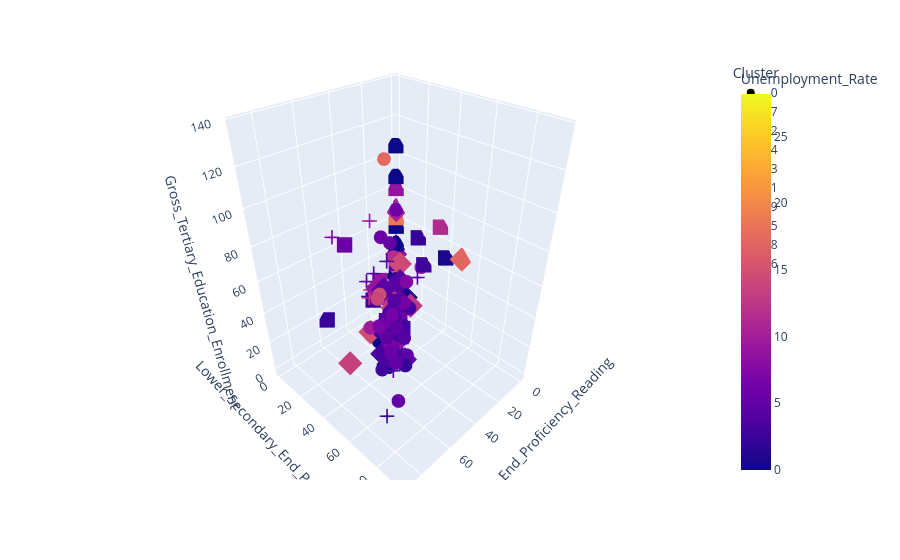

Source (notebook cell):
### Markdown cell above
The highest silhouette score occurs at k = 10, suggesting that this is the level where we will find the most distinct clustering structure.

### Code cell
# Let's evaluate the model at k = 10
kmeans_m10 = Pipeline([
    ('scaler', StandardScaler()),
    ('kmeans', KMeans(n_clusters=10, random_state=42))
])

# Fit pipeline to data
kmeans_m10.fit(features_2)

# Extract cluster assignments for each observation
labels_2 = kmeans_m10.named_steps['kmeans'].labels_

# Copy dataset for plotting
X_plot_10 = X_new.copy()

# Add cluster labels
X_plot_10['Cluster'] = labels_2

# Interactive 3D scatter plot
fig = px.scatter_3d(
    X_plot_10, x="Lower_Secondary_End_Proficiency_Reading", y="Lower_Secondary_End_Proficiency_Math", z="Gross_Tertiary_Education_Enrollment", # 3 chosen variables
    color="Unemployment_Rate", # color represents unemployment rate
    symbol='Cluster', # symbol represent cluster assignment
    hover_data=["Countries and areas"]) # hover shows which point is which Country or area
fig.show()

### Figure 1 — Plotly figure (JSON) as saved in the notebook; plotly's stock layout.template omitted (floating-point values rounded to 4 significant figures)
{"data": [{"customdata": [["Afghanistan"], ["Algeria"], ["Angola"], ["Belize"], ["Botswana"], ["Cambodia"], ["Republic of the Congo"], ["Cuba"], ["North Korea"], ["Democratic Republic of the Congo"], ["Dominican Republic"], ["Egypt"], ["El Salvador"], ["Gabon"], ["The Gambia"], ["Ghana"], ["Guyana"], ["Haiti"], ["Indonesia"], ["Iraq"], ["Jamaica"], ["Kenya"], ["Kiribati"], ["Lesotho"], ["Mongolia"], ["Namibia"], ["Nepal"], ["Nigeria"], ["Pakistan"], ["Philippines"], ["Saint Lucia"], ["S��������"], ["South Africa"], ["Sri Lanka"], ["Suriname"], ["Tajikistan"], ["East Timor"], ["Tonga"], ["Tunisia"], ["Turkmenistan"], ["Zambia"]], "hovertemplate": "Cluster=0<br>Lower_Secondary_End_Proficiency_Reading=%{x}<br>Lower_Secondary_End_Proficiency_Math=%{y}<br>Gross_Tertiary_Education_Enrollment=%{z}<br>Countries and areas=%{customdata[0]}<br>Unemployment_Rate=%{marker.color}<extra></extra>", "legendgroup": "0", "marker": {"color": [11.12, 11.7, 6.89, 6.41, 18.19, 0.68, 9.47, 1.64, 2.74, 4.24, 5.84, 10.76, 4.11, 20.0, 9.06, 4.33, 11.85, 13.78, 4.69, 12.82, 8.0, 2.64, 0.0, 23.41, 6.01, 20.27, 1.41, 8.1, 4.45, 2.15, 20.71, 13.37, 28.18, 4.2, 7.33, 11.02, 4.55, 1.12, 16.02, 3.91, 11.43], "coloraxis": "coloraxis", "symbol": "circle"}, "mode": "markers", "name": "0", "scene": "scene", "showlegend": true, "type": "scatter3d", "x": [0, 21, 0, 0, 0, 8, 0, 0, 0, 0, 21, 0, 0, 0, 0, 0, 0, 0, 30, 0, 0, 0, 0, 0, 0, 0, 0, 0, 0, 19, 0, 0, 0, 0, 0, 0, 0, 0, 28, 0, 5], "y": [0, 19, 0, 0, 0, 10, 0, 0, 0, 0, 9, 21, 0, 0, 0, 0, 0, 0, 28, 0, 0, 0, 0, 0, 0, 0, 0, 0, 0, 19, 0, 0, 0, 0, 0, 0, 0, 0, 25, 0, 2], "z": [9.7, 51.4, 9.3, 24.7, 24.9, 13.7, 12.7, 41.4, 27.0, 6.6, 59.9, 35.2, 29.4, 8.3, 2.7, 15.7, 11.6, 1.1, 36.3, 16.2, 27.1, 11.5, 0.0, 10.2, 65.6, 22.9, 12.4, 10.2, 9.0, 35.5, 14.1, 13.4, 22.4, 19.6, 12.6, 31.3, 17.8, 6.4, 31.7, 8.0, 4.1]}, {"customdata": [["Albania"], ["Armenia"], ["Barbados"], ["Belarus"], ["Bosnia and Herzegovina"], ["Georgia"], ["Jordan"], ["Montenegro"], ["North Macedonia"], ["Moldova"], ["Serbia"], ["Thailand"], ["Turkey"], ["Ukraine"]], "hovertemplate": "Cluster=7<br>Lower_Secondary_End_Proficiency_Reading=%{x}<br>Lower_Secondary_End_Proficiency_Math=%{y}<br>Gross_Tertiary_Education_Enrollment=%{z}<br>Countries and areas=%{customdata[0]}<br>Unemployment_Rate=%{marker.color}<extra></extra>", "legendgroup": "7", "marker": {"color": [12.33, 16.99, 10.33, 4.59, 18.42, 14.4, 14.72, 14.88, 0.0, 5.47, 12.69, 0.75, 13.49, 8.88], "coloraxis": "coloraxis", "symbol": "diamond"}, "mode": "markers", "name": "7", "scene": "scene", "showlegend": true, "type": "scatter3d", "x": [48, 0, 0, 77, 46, 36, 59, 56, 45, 57, 62, 40, 74, 74], "y": [58, 50, 0, 71, 42, 39, 41, 54, 39, 50, 60, 47, 42, 64], "z": [55.0, 54.6, 65.4, 87.4, 23.3, 63.9, 34.4, 56.1, 0.0, 39.8, 67.2, 49.3, 23.9, 82.7]}, {"customdata": [["Andorra"], ["Antigua and Barbuda"], ["Azerbaijan"], ["The Bahamas"], ["Bahrain"], ["Bolivia"], ["Brunei"], ["Cape Verde"], ["Central African Republic"], ["Dominica"], ["Fiji"], ["Grenada"], ["Guinea0Bissau"], ["Iran"], ["Kuwait"], ["Lebanon"], ["Libya"], ["Liechtenstein"], ["Malaysia"], ["Maldives"], ["Federated States of Micronesia"], ["Morocco"], ["Nicaragua"], ["Oman"], ["Palau"], ["Romania"], ["Saint Kitts and Nevis"], ["Saint Vincent and the Grenadines"], ["Samoa"], ["San Marino"], ["Saudi Arabia"], ["Seychelles"], ["Solomon Islands"], ["Somalia"], ["Uganda"], ["Uzbekistan"], ["Vanuatu"], ["Venezuela"]], "hovertemplate": "Cluster=2<br>Lower_Secondary_End_Proficiency_Reading=%{x}<br>Lower_Secondary_End_Proficiency_Math=%{y}<br>Gross_Tertiary_Education_Enrollment=%{z}<br>Countries and areas=%{customdata[0]}<br>Unemployment_Rate=%{marker.color}<extra></extra>", "legendgroup": "2", "marker": {"color": [0.0, 0.0, 5.51, 10.36, 0.71, 3.5, 9.12, 12.25, 3.68, 0.0, 4.1, 0.0, 2.47, 11.38, 2.18, 6.23, 18.56, 0.0, 3.32, 6.14, 0.0, 9.02, 6.84, 2.67, 0.0, 3.98, 0.0, 18.88, 8.36, 0.0, 5.93, 0.0, 0.58, 11.35, 1.84, 5.92, 4.39, 8.8], "coloraxis": "coloraxis", "symbol": "square"}, "mode": "markers", "name": "2", "scene": "scene", "showlegend": true, "type": "scatter3d", "x": [0, 0, 0, 0, 0, 0, 48, 0, 0, 0, 0, 0, 0, 0, 0, 32, 0, 0, 54, 0, 0, 27, 0, 0, 0, 59, 0, 0, 0, 0, 48, 0, 0, 0, 0, 0, 0, 0], "y": [0, 0, 0, 0, 39, 0, 52, 0, 0, 0, 0, 0, 0, 34, 18, 35, 0, 0, 59, 0, 0, 14, 0, 23, 0, 53, 0, 0, 0, 0, 11, 0, 0, 0, 0, 0, 0, 0], "z": [0.0, 24.8, 27.7, 15.1, 50.5, 0.0, 31.4, 23.6, 3.0, 7.2, 16.1, 104.6, 2.6, 68.1, 54.4, 26.3, 60.5, 35.6, 45.1, 31.2, 14.1, 35.9, 17.4, 38.0, 54.7, 49.4, 86.7, 23.7, 7.6, 42.5, 68.0, 17.1, 0.0, 2.5, 4.8, 10.1, 4.7, 79.3]}, {"customdata": [["Anguilla"], ["British Virgin Islands"], ["Cook Islands"], ["Eswatini"], ["Vatican City"], ["Monaco"], ["Montserrat"], ["Nauru"], ["Niue"], ["Palestinian National Authority"], ["Tokelau"], ["Turks and Caicos Islands"], ["Tuvalu"]], "hovertemplate": "Cluster=4<br>Lower_Secondary_End_Proficiency_Reading=%{x}<br>Lower_Secondary_End_Proficiency_Math=%{y}<br>Gross_Tertiary_Education_Enrollment=%{z}<br>Countries and areas=%{customdata[0]}<br>Unemployment_Rate=%{marker.color}<extra></extra>", "legendgroup": "4", "marker": {"color": [0.0, 0.0, 0.0, 0.0, 0.0, 0.0, 0.0, 0.0, 0.0, 0.0, 0.0, 0.0, 0.0], "coloraxis": "coloraxis", "symbol": "x"}, "mode": "markers", "name": "4", "scene": "scene", "showlegend": true, "type": "scatter3d", "x": [0, 0, 0, 0, 0, 0, 0, 0, 0, 0, 0, 0, 0], "y": [0, 0, 0, 0, 0, 0, 0, 0, 0, 0, 0, 0, 0], "z": [0.0, 0.0, 0.0, 0.0, 0.0, 0.0, 0.0, 0.0, 0.0, 0.0, 0.0, 0.0, 0.0]}, {"customdata": [["Argentina"], ["Bangladesh"], ["Brazil"], ["Chile"], ["China"], ["Colombia"], ["Costa Rica"], ["Ecuador"], ["India"], ["Kazakhstan"], ["Kyrgyzstan"], ["Mexico"], ["Panama"], ["Paraguay"], ["Peru"], ["Uruguay"], ["Vietnam"]], "hovertemplate": "Cluster=3<br>Lower_Secondary_End_Proficiency_Reading=%{x}<br>Lower_Secondary_End_Proficiency_Math=%{y}<br>Gross_Tertiary_Education_Enrollment=%{z}<br>Countries and areas=%{customdata[0]}<br>Unemployment_Rate=%{marker.color}<extra></extra>", "legendgroup": "3", "marker": {"color": [9.79, 4.19, 12.08, 7.09, 4.32, 9.71, 11.85, 3.97, 5.36, 4.59, 6.33, 3.42, 3.9, 4.81, 3.31, 8.73, 2.01], "coloraxis": "coloraxis", "symbol": "cross"}, "mode": "markers", "name": "3", "scene": "scene", "showlegend": true, "type": "scatter3d", "x": [48, 54, 50, 68, 80, 50, 58, 49, 0, 36, 0, 55, 36, 32, 46, 58, 86], "y": [31, 57, 32, 28, 79, 35, 40, 29, 0, 51, 0, 44, 19, 8, 40, 49, 81], "z": [90.0, 20.6, 51.3, 88.5, 50.6, 55.3, 55.2, 44.9, 28.1, 61.7, 41.3, 40.2, 47.8, 34.6, 70.7, 63.1, 28.5]}, {"customdata": [["Australia"], ["Belgium"], ["Canada"], ["Croatia"], ["Cyprus"], ["Czech Republic"], ["Denmark"], ["Estonia"], ["Finland"], ["Greece"], ["Iceland"], ["Republic of Ireland"], ["Israel"], ["Italy"], ["Japan"], ["Latvia"], ["Luxembourg"], ["Malta"], ["Netherlands"], ["New Zealand"], ["Norway"], ["Poland"], ["Portugal"], ["Qatar"], ["South Korea"], ["Singapore"], ["Slovenia"], ["Spain"], ["Sweden"], ["Switzerland"], ["Trinidad and Tobago"], ["United Arab Emirates"], ["United Kingdom"], ["United States"]], "hovertemplate": "Cluster=1<br>Lower_Secondary_End_Proficiency_Reading=%{x}<br>Lower_Secondary_End_Proficiency_Math=%{y}<br>Gross_Tertiary_Education_Enrollment=%{z}<br>Countries and areas=%{customdata[0]}<br>Unemployment_Rate=%{marker.color}<extra></extra>", "legendgroup": "1", "marker": {"color": [5.27, 5.59, 5.56, 6.93, 7.27, 1.93, 4.91, 5.11, 6.59, 17.24, 2.84, 4.93, 3.86, 9.89, 2.29, 6.52, 5.36, 3.47, 3.2, 4.07, 3.35, 3.47, 6.33, 0.09, 4.15, 4.11, 4.2, 13.96, 6.48, 4.58, 2.69, 2.35, 3.85, 14.7], "coloraxis": "coloraxis", "symbol": "circle"}, "mode": "markers", "name": "1", "scene": "scene", "showlegend": true, "type": "scatter3d", "x": [80, 79, 86, 78, 56, 79, 84, 89, 86, 69, 74, 88, 69, 77, 83, 78, 71, 64, 76, 81, 81, 85, 80, 49, 85, 89, 82, 84, 82, 76, 58, 57, 83, 81], "y": [78, 80, 84, 69, 63, 80, 85, 90, 85, 64, 79, 84, 66, 62, 89, 83, 73, 62, 84, 78, 81, 85, 77, 36, 85, 94, 84, 75, 81, 83, 48, 46, 81, 73], "z": [113.1, 79.7, 68.9, 67.9, 75.9, 64.1, 80.6, 69.6, 88.2, 136.6, 71.8, 77.8, 63.4, 61.9, 63.2, 88.1, 19.2, 54.3, 85.0, 82.0, 82.0, 67.8, 63.9, 17.9, 94.3, 84.8, 78.6, 88.9, 67.0, 59.6, 12.0, 36.8, 60.0, 88.2]}, {"customdata": [["Austria"], ["Bulgaria"], ["France"], ["Germany"], ["Hungary"], ["Lithuania"], ["Mauritius"], ["Russia"], ["Slovakia"]], "hovertemplate": "Cluster=9<br>Lower_Secondary_End_Proficiency_Reading=%{x}<br>Lower_Secondary_End_Proficiency_Math=%{y}<br>Gross_Tertiary_Education_Enrollment=%{z}<br>Countries and areas=%{customdata[0]}<br>Unemployment_Rate=%{marker.color}<extra></extra>", "legendgroup": "9", "marker": {"color": [4.67, 4.34, 8.43, 3.04, 3.4, 6.35, 6.67, 4.59, 5.56], "coloraxis": "coloraxis", "symbol": "diamond"}, "mode": "markers", "name": "9", "scene": "scene", "showlegend": true, "type": "scatter3d", "x": [76, 53, 79, 79, 75, 76, 0, 78, 69], "y": [79, 56, 79, 79, 67, 74, 0, 78, 75], "z": [85.1, 71.0, 65.6, 70.2, 48.5, 72.4, 40.6, 81.9, 46.6]}, {"customdata": [["Benin"], ["Bhutan"], ["Burundi"], ["Cameroon"], ["Comoros"], ["Ivory Coast"], ["Guatemala"], ["Honduras"], ["Laos"], ["Liberia"], ["Madagascar"], ["Malawi"], ["Mauritania"], ["Mozambique"], ["Myanmar"], ["Papua New Guinea"], ["Rwanda"], ["Sierra Leone"], ["Togo"], ["Tanzania"], ["Yemen"], ["Zimbabwe"]], "hovertemplate": "Cluster=5<br>Lower_Secondary_End_Proficiency_Reading=%{x}<br>Lower_Secondary_End_Proficiency_Math=%{y}<br>Gross_Tertiary_Education_Enrollment=%{z}<br>Countries and areas=%{customdata[0]}<br>Unemployment_Rate=%{marker.color}<extra></extra>", "legendgroup": "5", "marker": {"color": [2.23, 2.34, 1.43, 3.38, 4.34, 3.32, 2.46, 5.39, 0.63, 2.81, 1.76, 5.65, 9.55, 3.24, 1.58, 2.46, 1.03, 4.43, 2.04, 1.98, 12.91, 4.95], "coloraxis": "coloraxis", "symbol": "square"}, "mode": "markers", "name": "5", "scene": "scene", "showlegend": true, "type": "scatter3d", "x": [0, 56, 0, 0, 0, 0, 30, 30, 0, 0, 0, 0, 0, 0, 0, 0, 0, 0, 0, 0, 0, 0], "y": [0, 0, 0, 0, 0, 0, 11, 15, 0, 0, 0, 0, 0, 0, 0, 0, 0, 0, 0, 0, 0, 0], "z": [12.3, 15.6, 6.1, 12.8, 9.0, 9.3, 21.8, 26.2, 15.0, 11.9, 5.4, 0.8, 5.0, 7.3, 18.8, 1.8, 6.7, 2.0, 14.5, 4.0, 10.2, 10.0]}, {"customdata": [["Burkina Faso"], ["Chad"], ["Djibouti"], ["Eritrea"], ["Ethiopia"], ["Guinea"], ["Mali"], ["Marshall Islands"], ["Niger"], ["South Sudan"], ["Sudan"], ["Syria"]], "hovertemplate": "Cluster=8<br>Lower_Secondary_End_Proficiency_Reading=%{x}<br>Lower_Secondary_End_Proficiency_Math=%{y}<br>Gross_Tertiary_Education_Enrollment=%{z}<br>Countries and areas=%{customdata[0]}<br>Unemployment_Rate=%{marker.color}<extra></extra>", "legendgroup": "8", "marker": {"color": [6.26, 1.89, 10.3, 5.14, 2.08, 4.3, 7.22, 0.0, 0.47, 12.24, 16.53, 8.37], "coloraxis": "coloraxis", "symbol": "x"}, "mode": "markers", "name": "8", "scene": "scene", "showlegend": true, "type": "scatter3d", "x": [0, 0, 0, 0, 0, 0, 0, 0, 0, 0, 0, 0], "y": [0, 0, 0, 0, 0, 0, 0, 0, 0, 0, 0, 0], "z": [6.5, 3.3, 5.3, 3.4, 8.1, 11.6, 4.5, 23.7, 4.4, 0.0, 16.9, 40.1]}, {"customdata": [["Equatorial Guinea"], ["Senegal"]], "hovertemplate": "Cluster=6<br>Lower_Secondary_End_Proficiency_Reading=%{x}<br>Lower_Secondary_End_Proficiency_Math=%{y}<br>Gross_Tertiary_Education_Enrollment=%{z}<br>Countries and areas=%{customdata[0]}<br>Unemployment_Rate=%{marker.color}<extra></extra>", "legendgroup": "6", "marker": {"color": [6.43, 6.6], "coloraxis": "coloraxis", "symbol": "cross"}, "mode": "markers", "name": "6", "scene": "scene", "showlegend": true, "type": "scatter3d", "x": [0, 9], "y": [0, 8], "z": [1.9, 12.8]}], "layout": {"coloraxis": {"colorbar": {"title": {"text": "Unemployment_Rate"}}, "colorscale": [[0, "#0d0887"], [0.1111, "#46039f"], [0.2222, "#7201a8"], [0.3333, "#9c179e"], [0.4444, "#bd3786"], [0.5556, "#d8576b"], [0.6667, "#ed7953"], [0.7778, "#fb9f3a"], [0.8889, "#fdca26"], [1, "#f0f921"]]}, "legend": {"title": {"text": "Cluster"}, "tracegroupgap": 0}, "margin": {"t": 60}, "scene": {"domain": {"x": [0, 1], "y": [0, 1]}, "xaxis": {"title": {"text": "Lower_Secondary_End_Proficiency_Reading"}}, "yaxis": {"title": {"text": "Lower_Secondary_End_Proficiency_Math"}}, "zaxis": {"title": {"text": "Gross_Tertiary_Education_Enrollment"}}}}}
